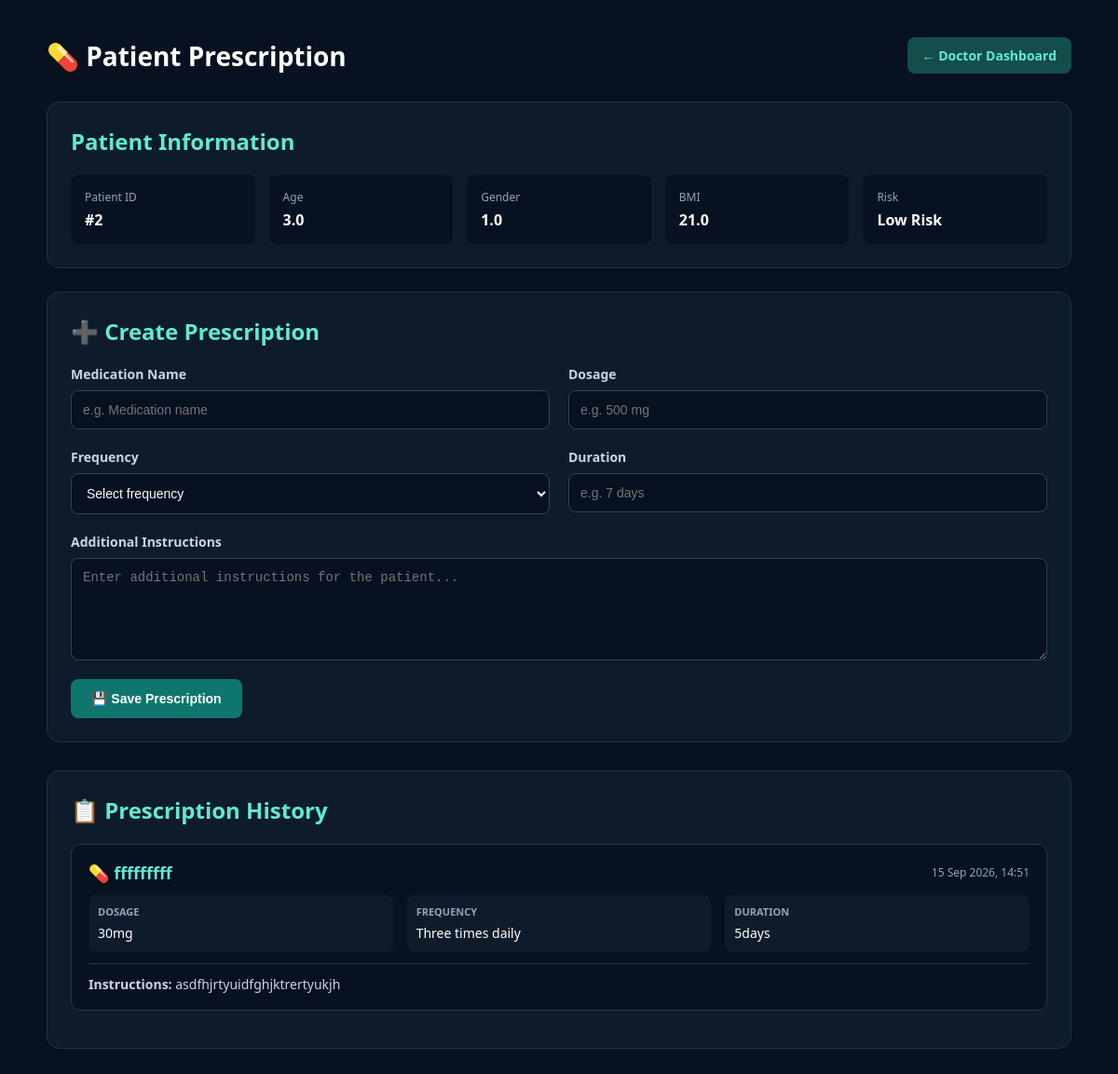
Page /doctor/patient/2/prescription on the committed database.
### app.py (models this page shows)
class Patient(db.Model):
    id = db.Column(
        db.Integer,
        primary_key=True
    )
    age = db.Column(
        db.Float
    )
    gender = db.Column(
        db.Float
    )
    bmi = db.Column(
        db.Float
    )
    systolic = db.Column(
        db.Float
    )
    diastolic = db.Column(
        db.Float
    )
    cholesterol = db.Column(
        db.Float
    )
    risk = db.Column(
        db.String(50)
    )
    probability = db.Column(
        db.Float
    )
    date = db.Column(
        db.DateTime,
        default=datetime.utcnow
    )

class Prescription(db.Model):
    id = db.Column(
        db.Integer,
        primary_key=True
    )
    patient_id = db.Column(
        db.Integer,
        db.ForeignKey("patient.id"),
        nullable=False
    )
    medication = db.Column(
        db.String(200),
        nullable=False
    )
    dosage = db.Column(
        db.String(100),
        nullable=False
    )
    frequency = db.Column(
        db.String(100),
        nullable=False
    )
    duration = db.Column(
        db.String(100),
        nullable=False
    )
    instructions = db.Column(
        db.Text,
        nullable=True
    )
    created_at = db.Column(
        db.DateTime,
        default=datetime.utcnow
    )
    patient = db.relationship(
        "Patient",
        backref=db.backref(
            "prescriptions",
            lazy=True
        )
    )

### app.py (the view, shortened to what this page needs)
@app.route(
    "/doctor/patient/<int:patient_id>/prescription",
    methods=["GET", "POST"]
)
def prescription(patient_id):
    patient = Patient.query.get_or_404(
        patient_id
    )
    prescriptions = Prescription.query.filter_by(
        patient_id=patient.id
    ).order_by(
        Prescription.created_at.desc()
    ).all()
    return render_template(
        "prescription.html",
        patient=patient,
        prescriptions=prescriptions
    )

### templates/prescription.html (shortened to what this page needs)
<!DOCTYPE html>
<html lang="en">
<head>
</head>
<body>
<div class="container">
    <div class="top-bar">
        <h1>💊 Patient Prescription</h1>
        <a href="{{ url_for('doctor_dashboard') }}"
           class="back-button">
            ← Doctor Dashboard
        </a>
    </div>
    <div class="patient-card">
        <h2>Patient Information</h2>
        <div class="patient-info">
            <div class="info-box">
                <span class="info-label">
                    Patient ID
                </span>
                <span class="info-value">
                    #{{ patient.id }}
                </span>
            </div>
            <div class="info-box">
                <span class="info-label">
                    Age
                </span>
                <span class="info-value">
                    {{ patient.age }}
                </span>
            </div>
            <div class="info-box">
                <span class="info-label">
                    Gender
                </span>
                <span class="info-value">
                    {{ patient.gender }}
                </span>
            </div>
            <div class="info-box">
                <span class="info-label">
                    BMI
                </span>
                <span class="info-value">
                    {{ patient.bmi }}
                </span>
            </div>
            <div class="info-box">
                <span class="info-label">
                    Risk
                </span>
                <span class="info-value">
                    {{ patient.risk }}
                </span>
            </div>
        </div>
    </div>
    <div class="form-card">
        <h2>➕ Create Prescription</h2>
        <form method="POST">
            <div class="form-grid">
                <div class="form-group">
                    <label for="medication">
                        Medication Name
                    </label>
                    <input
                        type="text"
                        id="medication"
                        name="medication"
                        placeholder="e.g. Medication name"
                        required
                    >
                </div>
                <div class="form-group">
                    <label for="dosage">
                        Dosage
                    </label>
                    <input
                        type="text"
                        id="dosage"
                        name="dosage"
                        placeholder="e.g. 500 mg"
                        required
                    >
                </div>
                <div class="form-group">
                    <label for="frequency">
                        Frequency
                    </label>
                    <select
                        id="frequency"
                        name="frequency"
                        required
                    >
                        <option value="">
                            Select frequency
                        </option>
                    </select>
                </div>
                <div class="form-group">
                    <label for="duration">
                        Duration
                    </label>
                    <input
                        type="text"
                        id="duration"
                        name="duration"
                        placeholder="e.g. 7 days"
                        required
                    >
                </div>
                <div class="form-group full">
                    <label for="instructions">
                        Additional Instructions
                    </label>
                    <textarea
                        id="instructions"
                        name="instructions"
                        placeholder="Enter additional instructions for the patient..."
                    ></textarea>
                </div>
            </div>
            <button
                type="submit"
                class="save-button"
            >
                💾 Save Prescription
            </button>
        </form>
    </div>
    <div class="history-card">
        <h2>📋 Prescription History</h2>
        {% if prescriptions %}
            {% for prescription in prescriptions %}
                <div class="prescription">
                    <div class="prescription-header">
                        <div class="medication">
                            💊 {{ prescription.medication }}
                        </div>
                        <div class="date">
                            {{ prescription.created_at.strftime("%d %b %Y, %H:%M") }}
                        </div>
                    </div>
                    <div class="prescription-row">
                        <div class="prescription-item">
                            <strong>
                                DOSAGE
                            </strong>
                            <span>
                                {{ prescription.dosage }}
                            </span>
                        </div>
                        <div class="prescription-item">
                            <strong>
                                FREQUENCY
                            </strong>
                            <span>
                                {{ prescription.frequency }}
                            </span>
                        </div>
                        <div class="prescription-item">
                            <strong>
                                DURATION
                            </strong>
                            <span>
                                {{ prescription.duration }}
                            </span>
                        </div>
                    </div>
                    {% if prescription.instructions %}
                    <div class="instructions">
                        <strong>
                            Instructions:
                        </strong>
                        {{ prescription.instructions }}
                    </div>
                    {% endif %}
                </div>
            {% endfor %}
        {% else %}
            <div class="no-prescriptions">
                No prescriptions have been created for this patient yet.
            </div>
        {% endif %}
    </div>
</div>
</body>
</html>

### templates/prescription.html (style rules this page uses)
* { box-sizing: border-box; }
body { margin: 0; font-family: "Segoe UI", Arial, sans-serif; background: #071120; color: white; }
.container { width: 92%; max-width: 1100px; margin: 40px auto; }
.top-bar { display: flex; justify-content: space-between; align-items: center; margin-bottom: 30px; }
.top-bar h1 { margin: 0; font-size: 28px; }
.back-button { background: #134e4a; color: #5eead4; text-decoration: none; padding: 10px 16px; border-radius: 8px; font-size: 14px; font-weight: 600; }
.patient-card { background: #0d1b2a; border: 1px solid #1e3347; border-radius: 14px; padding: 25px; margin-bottom: 25px; }
.patient-card h2 { margin-top: 0; color: #5eead4; }
.patient-info { display: grid; grid-template-columns: repeat(5, 1fr); gap: 15px; }
.info-box { background: #071120; padding: 15px; border-radius: 8px; }
.info-label { display: block; color: #94a3b8; font-size: 12px; margin-bottom: 5px; }
.info-value { font-size: 16px; font-weight: 600; }
.form-card { background: #0d1b2a; border: 1px solid #1e3347; border-radius: 14px; padding: 25px; margin-bottom: 30px; }
.form-card h2 { margin-top: 0; color: #5eead4; }
.form-grid { display: grid; grid-template-columns: 1fr 1fr; gap: 20px; }
.form-group { display: flex; flex-direction: column; }
.form-group.full { grid-column: 1 / -1; }
label { margin-bottom: 8px; color: #cbd5e1; font-size: 14px; font-weight: 600; }
input, textarea, select { width: 100%; padding: 12px; border-radius: 8px; border: 1px solid #334155; background: #071120; color: white; outline: none; font-size: 14px; }
textarea { min-height: 110px; resize: vertical; }
.save-button { margin-top: 20px; background: #0f766e; color: white; border: none; padding: 13px 22px; border-radius: 8px; cursor: pointer; font-size: 14px; font-weight: 600; }
.history-card { background: #0d1b2a; border: 1px solid #1e3347; border-radius: 14px; padding: 25px; }
.history-card h2 { color: #5eead4; margin-top: 0; }
.prescription { background: #071120; border: 1px solid #24364a; border-radius: 10px; padding: 18px; margin-bottom: 15px; }
.prescription-header { display: flex; justify-content: space-between; align-items: center; margin-bottom: 12px; }
.medication { font-size: 18px; font-weight: 700; color: #5eead4; }
.date { font-size: 12px; color: #94a3b8; }
.prescription-row { display: grid; grid-template-columns: repeat(3, 1fr); gap: 15px; margin-bottom: 12px; }
.prescription-item { background: #0d1b2a; padding: 10px; border-radius: 7px; }
.prescription-item strong { display: block; font-size: 11px; color: #94a3b8; margin-bottom: 4px; }
.prescription-item span { font-size: 14px; }
.instructions { border-top: 1px solid #24364a; padding-top: 12px; color: #cbd5e1; font-size: 14px; }

### rows in the picture
Patient: id "2", age "3.0", gender "1.0", bmi "21.0", risk "Low Risk"
Prescription: medication "fffffffff", created_at "15 Sep 2026, 14:51", dosage "30mg", frequency "Three times daily", duration "5days", instructions "asdfhjrtyuidfghjktrertyukjh"
